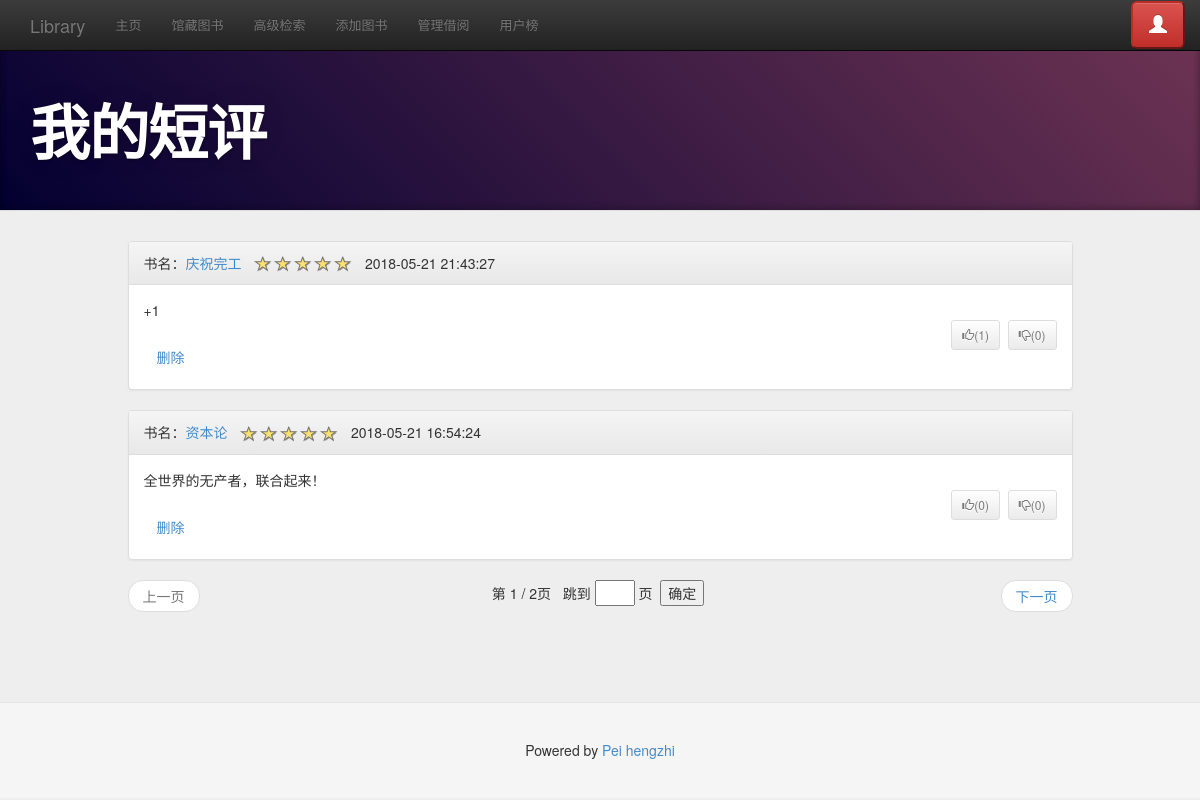
Screenshot of /my_comments (signed in) with the database file from the repository.
### account/models.py (models this page shows, shortened)
class Comments(models.Model):
    Rbook=models.ForeignKey(Books,on_delete=models.CASCADE)
    sender=models.ForeignKey(User,on_delete=models.CASCADE)
    senddate=models.DateTimeField(auto_now_add=True)
    content=models.TextField(max_length=300,default="")
    score=models.DecimalField(max_digits=2,decimal_places=1,default=3.0)
    class Meta:
        db_table='Comments'
        verbose_name='评论记录'
        verbose_name_plural='评论记录'
        ordering=['senddate']

class Books(models.Model):
    isbn=models.CharField(max_length=13)
    bookname=models.CharField(max_length=40)
    date=models.DateField()
    category=models.CharField(max_length=7,default="")
    publisher=models.CharField(max_length=20)
    author=models.CharField(max_length=20)
    description=models.TextField(max_length=300,blank=True,default="")
    totnum=models.PositiveIntegerField(default=1)
    pict=models.ImageField(upload_to='image/%Y/%m/%d/',default="image/index.jpg")
    class Meta:
        db_table='books'
        verbose_name='书籍信息'
        verbose_name_plural='书籍信息'
        ordering=['isbn']

### account/views.py (the view)
# urls.py: path('my_comments',views.my_comments,name='my_comments'),
@login_required
def my_comments(request):
    user=request.user
    Cnum=Account.objects.get(user=user).CommentNum
    state=None
    comments_list=Comments.objects.filter(sender=user).order_by("-senddate")
    comments_list=paginate(request.GET.get('pg'),comments_list,Cnum)
    out_list=[]
    for comment in comments_list:
        out_list.append(calc_comment(comment,user))
    content = {
        'user': user,
        'active_menu': 'my_comments',
        'state': state,
        'comments_list':comments_list,
        'out_list':out_list,
    }
    return render(request,'my_comments.html', content)

### account/views.py (called while the page is built)
def paginate(page,out_list,num):
    paginator=Paginator(out_list,num)
    try:
        out_list=paginator.page(page)
    except PageNotAnInteger:
        out_list=paginator.page(1)
    except EmptyPage:
        out_list=paginator.page(paginator.num_pages)
    return out_list

def calc_comment(comment,user):
    atti=ComAttitude.objects.filter(Rcomment=comment)
    if atti.count()==0:
        if user: return (comment,0,0,0)
        else: return (comment,0,0,-2)
    else :
        if user:
            try:
                tmp=atti.filter(judger=user)[0]
                user_atti=tmp.attitude
            except:
                user_atti=0
        else: user_atti=-2
        return (comment,atti.filter(attitude=1).count(),atti.filter(attitude=-1).count(),user_atti)

### templates/my_comments.html (shortened to what this page needs)
{% extends "base.html" %}
{% load staticfiles %}
{% block head %}
<header class="jumbotron subhead" id="header-base">
    <div class="container">
        <h1>我的短评</h1>
    </div>
</header>
{% endblock %}
{% block content %}
    <div class="container">
        <div class="row">
            <div class="col-md-10 col-md-offset-1">
                        {% for comment,support,oppose,user_atti in out_list %}
                            <div class="panel panel-default" name="comment{{ comment.id }}" id="comment{{ comment.id }}">
                                <div class="panel-heading">
                                    <table style="width:100%"><tr><td>
                                        <table>
                                            <tr><td>
                                                书名：<a href="{% url 'book_detail' %}?id={{ comment.Rbook.id }}#remark">{{ comment.Rbook.bookname }}</a>&nbsp;&nbsp;&nbsp;
                                            </td>
                                            <td><input id="showscore{{ comment.id }}" class="rating" data-size="xs" value="{{ comment.score }}"></td>
                                            <td>&nbsp;&nbsp;&nbsp;{{ comment.senddate|date:"Y-m-d H:i:s" }}</td>
                                        </table></td>
                                    </tr></table>
                                </div>
                                <div class="panel-body">
                                    {{ comment.content }}
                                    <br>
                                    <div class="pull-right">
                                        <button name="support" class="btn btn-default btn-sm disabled" style="float:left"><span class="glyphicon glyphicon-thumbs-up"></span>({{ support }})</button>&nbsp;
                                        <button name="oppose" class="btn btn-default btn-sm disabled" ><span class="glyphicon glyphicon-thumbs-down"></span>({{ oppose }})</button>
                                    </div>
                                    <br>
                                    <form method="POST">
                                        <button class="btn btn-link" type="submit" onclick="return del_com_con()">删除</button>
                                    </form>
                                </div>
                            </div>
                            {% empty %}
                                <p>暂无短评</p>
                            {% endfor %}
                                <nav>
                                    <ul class="pager">
                                    {% if comments_list.has_previous %}
                                        <li class="previous"><a
                                            href="?pg={{ comments_list.previous_page_number }}#comments">上一页</a>
                                        </li>
                                    {% else %}
                                        <li class="previous disabled"><a href="#comments">上一页</a></li>
                                    {% endif %}
                                    第 {{ comments_list.number }} / {{ comments_list.paginator.num_pages }}页&nbsp;&nbsp;
                                    {% if comments_list.has_next %}
                                    <li class="next"><a
                                        href="?pg={{ comments_list.next_page_number }}#comments">下一页</a>
                                    </li>
                                    {% else %}
                                        <li class="next disabled"><a href="#comments">下一页</a></li>
                                    {% endif %}
                                    <li>
                                        跳到&nbsp;<input type="text" id="jump_page" maxlength="10" type="text" style="width:40px;" onkeyup=" if (event.keyCode==13) jump()"> 页&nbsp;
                                        <button id="pager_go" type="button" value="确定" onclick="jump()" >确定</button>&nbsp;
                                    </li>
                                    </ul>
                                </nav>
            </div>
        </div>
    </div>
{% endblock %}

### account/static/css/base.css (style rules this page uses)
body { padding-top: 50px; background-color: #eeeeee; }
#header-base { background-color: #000; color: #fff; }

### account/static/css/docs.css (style rules this page uses)
body { position: relative; padding-top: 40px; }
.jumbotron { position: relative; padding: 40px 0; color: #fff; text-align: center; text-shadow: 0 1px 3px rgba(0,0,0,.4), 0 0 30px rgba(0,0,0,.075); background: #020031; background: -moz-linear-gradient(45deg, #020031 0%, #6d3353 100%); background: -webkit-gradient(linear, left bottom, right top, color-stop(0%,#020031), color-stop(100%,#6d3353)); background: -webkit-linear-gradient(45deg, #020031 0%,#6d3353 100%); background: -o-linear-gradient(45deg, #020031 0%,#6d3353 100%); background: -ms-linear-gradient(45deg, #020031 0%,#6d3353 100%); background: linear-gradient(45deg, #020031 0%,#6d3353 100%); filter: progid:DXImageTransform.Microsoft.gradient( startColorstr='#020031', endColorstr='#6d3353',GradientType=1 ); -webkit-box-shadow: inset 0 3px 7px rgba(0,0,0,.2), inset 0 -3px 7px rgba(0,0,0,.2); -moz-box-shadow: inset 0 3px 7px rgba(0,0,0,.2), inset 0 -3px 7px rgba(0,0,0,.2); box-shadow: inset 0 3px 7px rgba(0,0,0,.2), inset 0 -3px 7px rgba(0,0,0,.2); }
.jumbotron h1 { font-size: 80px; font-weight: bold; letter-spacing: -1px; line-height: 1; }
.jumbotron .container { position: relative; z-index: 2; }
.jumbotron:after { content: ''; display: block; position: absolute; top: 0; right: 0; bottom: 0; left: 0; background: url(../img/bs-docs-masthead-pattern.png) repeat center center; opacity: .4; }
.subhead { text-align: left; border-bottom: 1px solid #ddd; }
.subhead h1 { font-size: 60px; }

### account/static/css/docs-cn.css (style rules this page uses)
h1, h3, h3, .masthead p, .subhead p, .marketing h2 { font-family: "Helvetica Neue",Helvetica,'microsoft yahei ui', 'microsoft yahei','simhei',Arial,sans-serif; font-weight: normal; }

### rows the page displays
Comments: Rbook.bookname "庆祝完工", senddate "2018-05-21 21:43:27", content "+1", sender "1", oppose "0"
Comments: Rbook.bookname "资本论", senddate "2018-05-21 16:54:24", content "全世界的无产者，联合起来！", support "0", oppose "0"

### other values shown
{{ comments_list.number }} "1"
{{ comments_list.paginator.num_pages }} "2"
